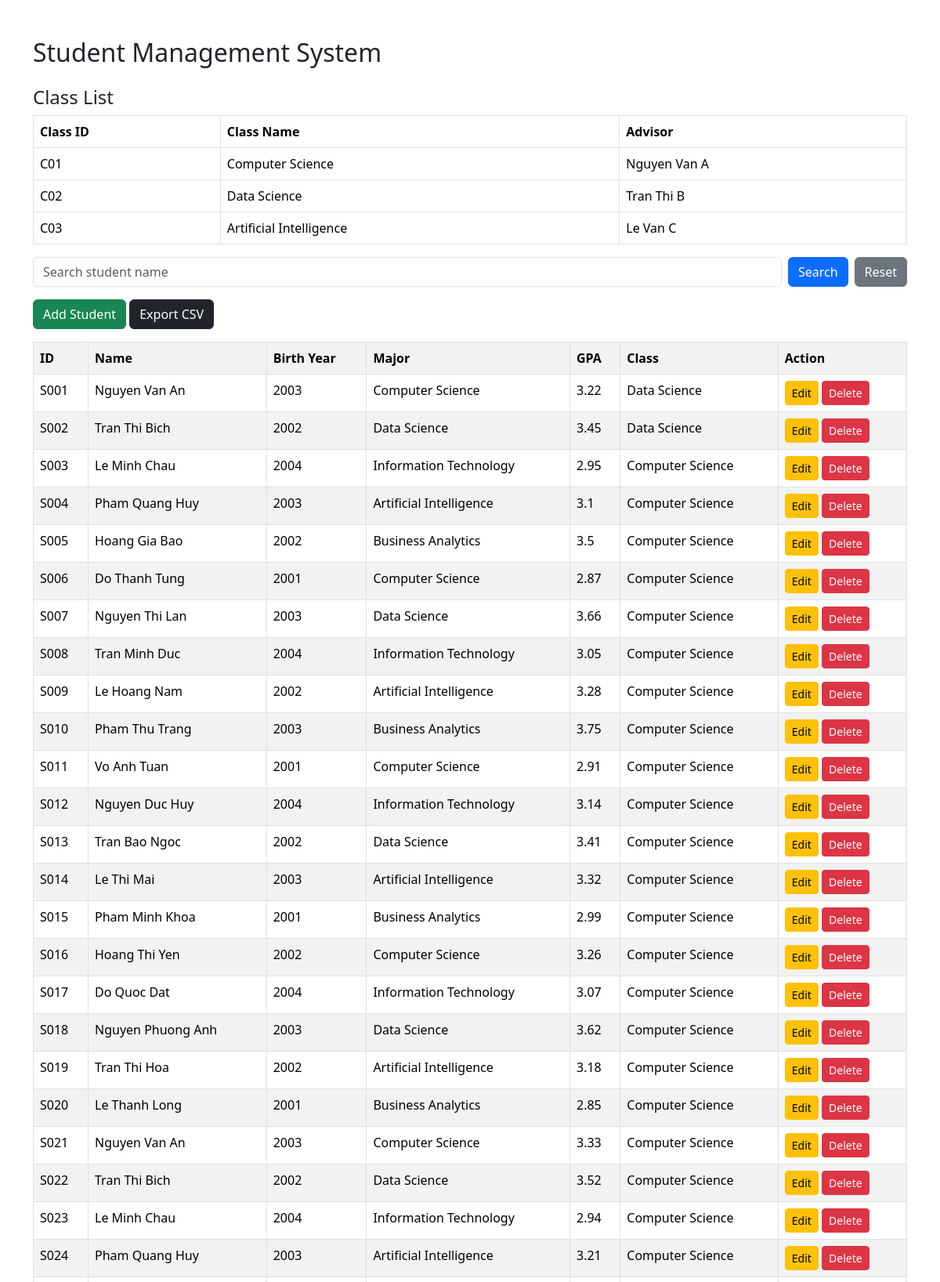
The page / (upper part) on the database its author committed.
### tables this page shows
CREATE TABLE class(
        class_id TEXT PRIMARY KEY,
        class_name TEXT,
        advisor TEXT
    );

CREATE TABLE student(
        student_id TEXT PRIMARY KEY,
        name TEXT,
        birth_year INTEGER,
        major TEXT,
        gpa REAL,
        class_id TEXT,
        FOREIGN KEY(class_id) REFERENCES class(class_id)
    );

### app.py (the view)
@app.route("/")
def index():
    search = request.args.get("search","")
    conn = get_db()
    cur = conn.cursor()
    if search:
        cur.execute("""
        SELECT student.student_id,student.name,student.birth_year,
        student.major,student.gpa,class.class_name
        FROM student
        LEFT JOIN class ON student.class_id = class.class_id
        WHERE student.name LIKE ?
        """,('%'+search+'%',))
    else:
        cur.execute("""
        SELECT student.student_id,student.name,student.birth_year,
        student.major,student.gpa,class.class_name
        FROM student
        LEFT JOIN class ON student.class_id = class.class_id
        """)
    students = cur.fetchall()
    cur.execute("SELECT * FROM class")
    classes = cur.fetchall()
    cur.execute("SELECT COUNT(*) FROM student")
    total = cur.fetchone()[0]
    cur.execute("SELECT AVG(gpa) FROM student")
    avg_gpa = cur.fetchone()[0]
    cur.execute("SELECT major, COUNT(*) FROM student GROUP BY major")
    major_stats = cur.fetchall()
    conn.close()
    return render_template(
        "index.html",
        students=students,
        classes=classes,
        total=total,
        avg_gpa=avg_gpa,
        major_stats=major_stats,
        search=search
    )

### app.py (called while the page is built)
def get_db():
    return sqlite3.connect(DATABASE)

### templates/index.html (shortened to what this page needs)
<!DOCTYPE html>
<html>
<head>
<link href="https://cdn.jsdelivr.net/npm/bootstrap@5.3.2/dist/css/bootstrap.min.css" rel="stylesheet">
</head>
<body>
<div class="container mt-5">
<h2>Student Management System</h2>
<h4 class="mt-4">Class List</h4>
<table class="table table-bordered">
<tr>
<th>Class ID</th>
<th>Class Name</th>
<th>Advisor</th>
</tr>
{% for c in classes %}
<tr>
<td>{{c[0]}}</td>
<td>{{c[1]}}</td>
<td>{{c[2]}}</td>
</tr>
{% endfor %}
</table>
<form class="d-flex mb-3" method="GET">
<input class="form-control me-2" name="search" value="{{search}}" placeholder="Search student name">
<button class="btn btn-primary me-2">Search</button>
<a href="/" class="btn btn-secondary">Reset</a>
</form>
<a href="/add" class="btn btn-success mb-3">Add Student</a>
<a href="/export" class="btn btn-dark mb-3">Export CSV</a>
<table class="table table-bordered table-striped">
<tr>
<th>ID</th>
<th>Name</th>
<th>Birth Year</th>
<th>Major</th>
<th>GPA</th>
<th>Class</th>
<th>Action</th>
</tr>
{% for s in students %}
<tr>
<td>{{s[0]}}</td>
<td>{{s[1]}}</td>
<td>{{s[2]}}</td>
<td>{{s[3]}}</td>
<td>{{s[4]}}</td>
<td>{{s[5]}}</td>
<td>
<a href="/edit/{{s[0]}}" class="btn btn-warning btn-sm">Edit</a>
<a href="/delete/{{s[0]}}" class="btn btn-danger btn-sm">Delete</a>
</td>
</tr>
{% endfor %}
</table>
</div>
</body>
</html>

### rows shown on the page
class: class_id "C01", class_name "Computer Science", advisor "Nguyen Van A"
class: class_id "C02", class_name "Data Science", advisor "Tran Thi B"
class: class_id "C03", class_name "Artificial Intelligence", advisor "Le Van C"
student: student_id "S001", name "Nguyen Van An", birth_year "2003", major "Computer Science", gpa "3.22", class_name "Data Science"
student: student_id "S002", name "Tran Thi Bich", birth_year "2002", major "Data Science", gpa "3.45", class_name "Data Science"
student: student_id "S003", name "Le Minh Chau", birth_year "2004", major "Information Technology", gpa "2.95", class_name "Computer Science"
student: student_id "S004", name "Pham Quang Huy", birth_year "2003", major "Artificial Intelligence", gpa "3.1", class_name "Computer Science"
student: student_id "S005", name "Hoang Gia Bao", birth_year "2002", major "Business Analytics", gpa "3.5", class_name "Computer Science"
student: student_id "S006", name "Do Thanh Tung", birth_year "2001", major "Computer Science", gpa "2.87", class_name "Computer Science"
student: student_id "S007", name "Nguyen Thi Lan", birth_year "2003", major "Data Science", gpa "3.66", class_name "Computer Science"
student: student_id "S008", name "Tran Minh Duc", birth_year "2004", major "Information Technology", gpa "3.05", class_name "Computer Science"
student: student_id "S009", name "Le Hoang Nam", birth_year "2002", major "Artificial Intelligence", gpa "3.28", class_name "Computer Science"
student: student_id "S010", name "Pham Thu Trang", birth_year "2003", major "Business Analytics", gpa "3.75", class_name "Computer Science"
student: student_id "S011", name "Vo Anh Tuan", birth_year "2001", major "Computer Science", gpa "2.91", class_name "Computer Science"
student: student_id "S012", name "Nguyen Duc Huy", birth_year "2004", major "Information Technology", gpa "3.14", class_name "Computer Science"
student: student_id "S013", name "Tran Bao Ngoc", birth_year "2002", major "Data Science", gpa "3.41", class_name "Computer Science"
student: student_id "S014", name "Le Thi Mai", birth_year "2003", major "Artificial Intelligence", gpa "3.32", class_name "Computer Science"
student: student_id "S015", name "Pham Minh Khoa", birth_year "2001", major "Business Analytics", gpa "2.99", class_name "Computer Science"
student: student_id "S016", name "Hoang Thi Yen", birth_year "2002", major "Computer Science", gpa "3.26", class_name "Computer Science"
student: student_id "S017", name "Do Quoc Dat", birth_year "2004", major "Information Technology", gpa "3.07", class_name "Computer Science"
student: student_id "S018", name "Nguyen Phuong Anh", birth_year "2003", major "Data Science", gpa "3.62", class_name "Computer Science"
student: student_id "S019", name "Tran Thi Hoa", birth_year "2002", major "Artificial Intelligence", gpa "3.18", class_name "Computer Science"
student: student_id "S020", name "Le Thanh Long", birth_year "2001", major "Business Analytics", gpa "2.85", class_name "Computer Science"
student: student_id "S021", name "Nguyen Van An", birth_year "2003", major "Computer Science", gpa "3.33", class_name "Computer Science"
student: student_id "S022", name "Tran Thi Bich", birth_year "2002", major "Data Science", gpa "3.52", class_name "Computer Science"
student: student_id "S023", name "Le Minh Chau", birth_year "2004", major "Information Technology", gpa "2.94", class_name "Computer Science"
student: student_id "S024", name "Pham Quang Huy", birth_year "2003", major "Artificial Intelligence", gpa "3.21", class_name "Computer Science"
